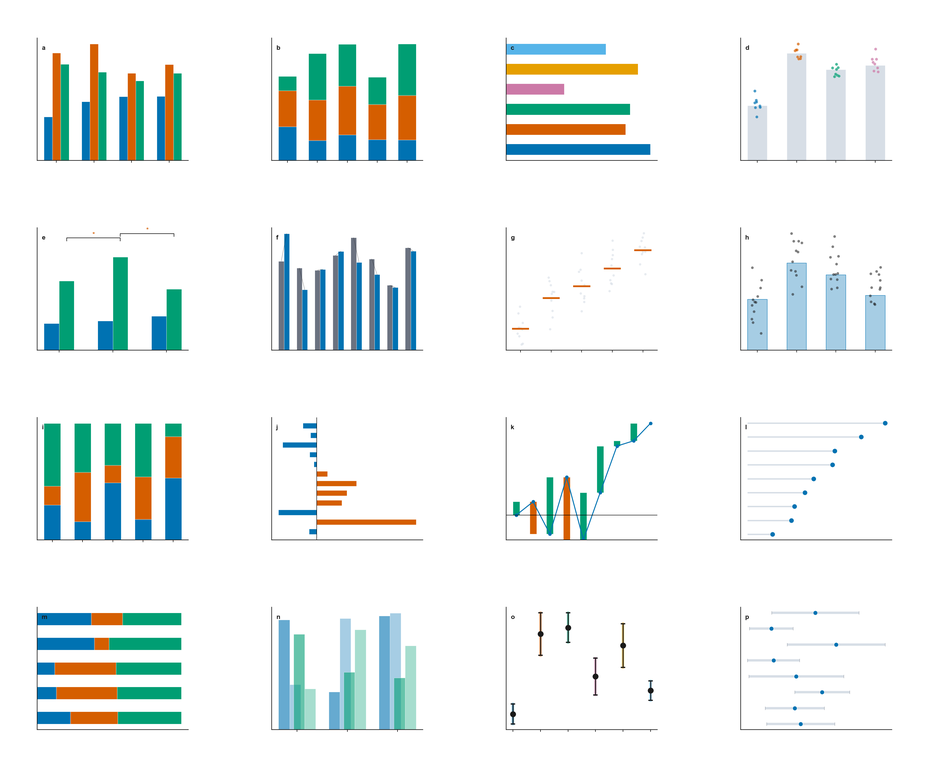
#> input picture assets/chart-atlas/atlas-01-bar-charts.png, 929 x 760 px, shrunk from 3300 x 2700 before the run
$ python grayscale_proof.py ../assets/chart-atlas/atlas-01-bar-charts.png
#> lines starting #> are read from the running program, lines starting #| are printed output that depends on the picture
"""为科研图生成灰度可读性校样。"""

from __future__ import annotations

import argparse
from pathlib import Path

from PIL import Image, ImageOps


def create_grayscale_proof(input_path: Path, output_path: Path) -> Path:
    """按标准亮度转换 PNG，并在有透明通道时保留原透明度。"""
    if not input_path.is_file():
        raise FileNotFoundError(f"未找到输入图像：{input_path}")

    with Image.open(input_path) as source:
#> source is the input picture: PIL image 929x760 RGBA; mean R, G, B, A 235.7, 241.3, 239.9, 255
        rgba = source.convert("RGBA")
        # 灰度校样只改变颜色信息，保留透明元素的覆盖关系以便真实审查。
        luminance = ImageOps.grayscale(rgba.convert("RGB"))
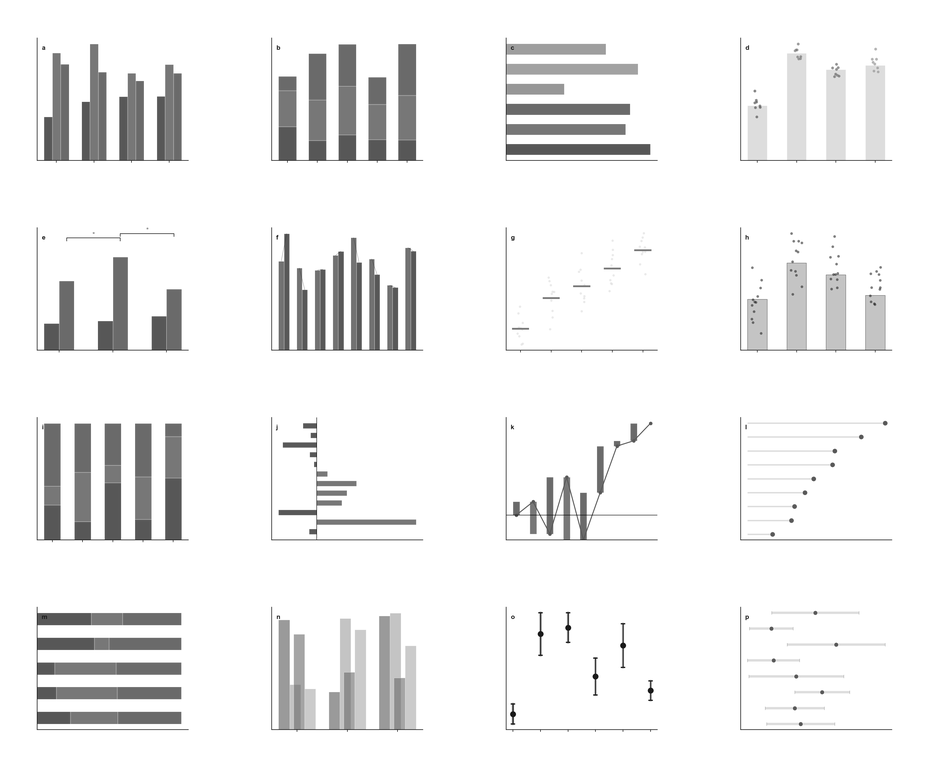
#> luminance: PIL image 929x760 L; min 1, max 255, mean 239.4
        proof = Image.merge("LA", (luminance, rgba.getchannel("A"))).convert("RGBA")
        output_path.parent.mkdir(parents=True, exist_ok=True)
        proof.save(output_path)

    return output_path


def main() -> None:
    parser = argparse.ArgumentParser(description="为科研图生成灰度可读性校样")
    parser.add_argument("input", type=Path, help="待审查的 PNG 预览图")
    parser.add_argument("--output", type=Path, help="灰度校样输出路径")
    args = parser.parse_args()

    output_path = args.output or args.input.with_name(f"{args.input.stem}-grayscale.png")
    proof_path = create_grayscale_proof(args.input, output_path)
    print(f"[GRAY PROOF] {proof_path}")


if __name__ == "__main__":
    main()

$ run again, on assets/chart-atlas/atlas-03-heatmaps.png
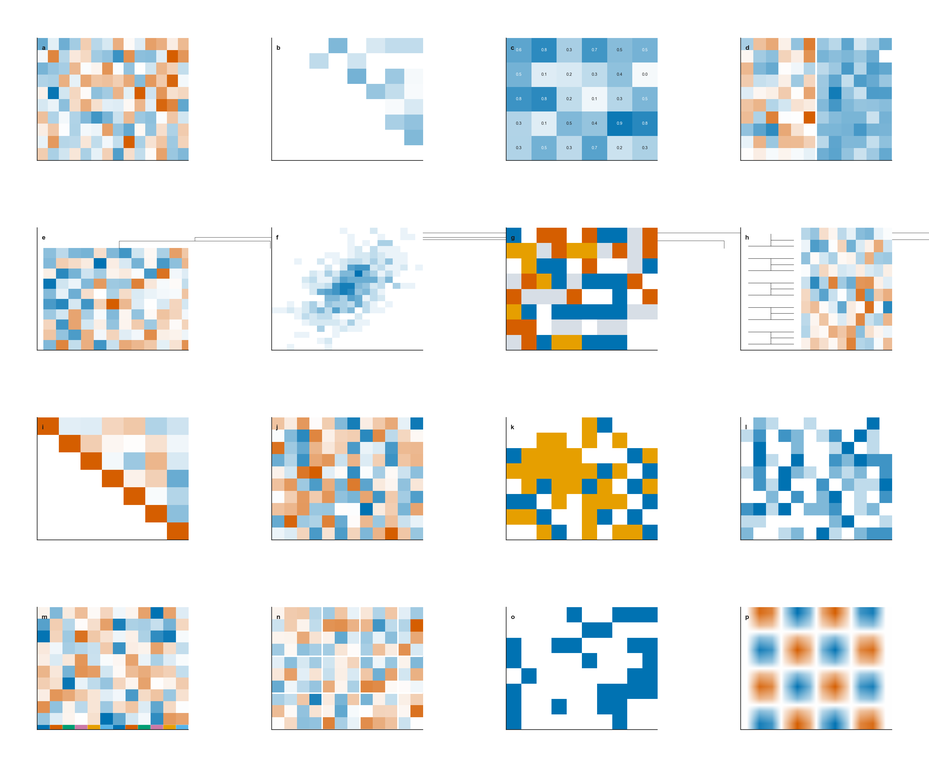
#> input picture assets/chart-atlas/atlas-03-heatmaps.png, 929 x 760 px, shrunk from 3300 x 2700 before the run
#> in create_grayscale_proof, source is the input picture: PIL image 929x760 RGBA; mean R, G, B, A 229.8, 233.7, 233.2, 255
#> in create_grayscale_proof, `luminance = ImageOps.grayscale(rgba.convert("RGB"))`:
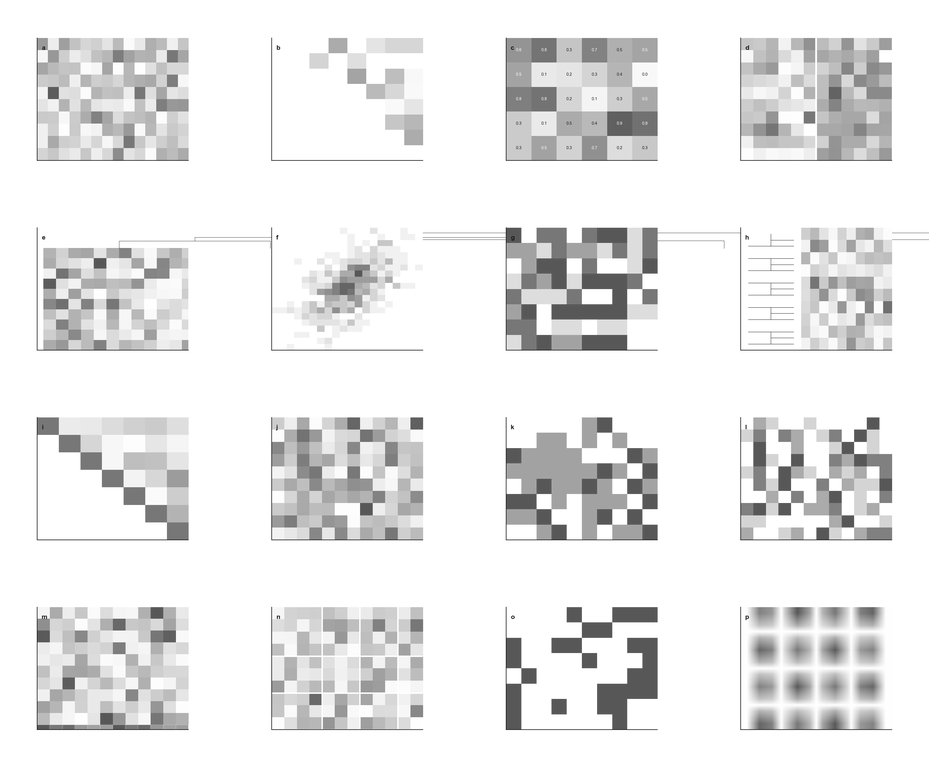
#> luminance: PIL image 929x760 L; min 21, max 255, mean 232.5

$ run again, on assets/chart-atlas/atlas-04-distributions.png
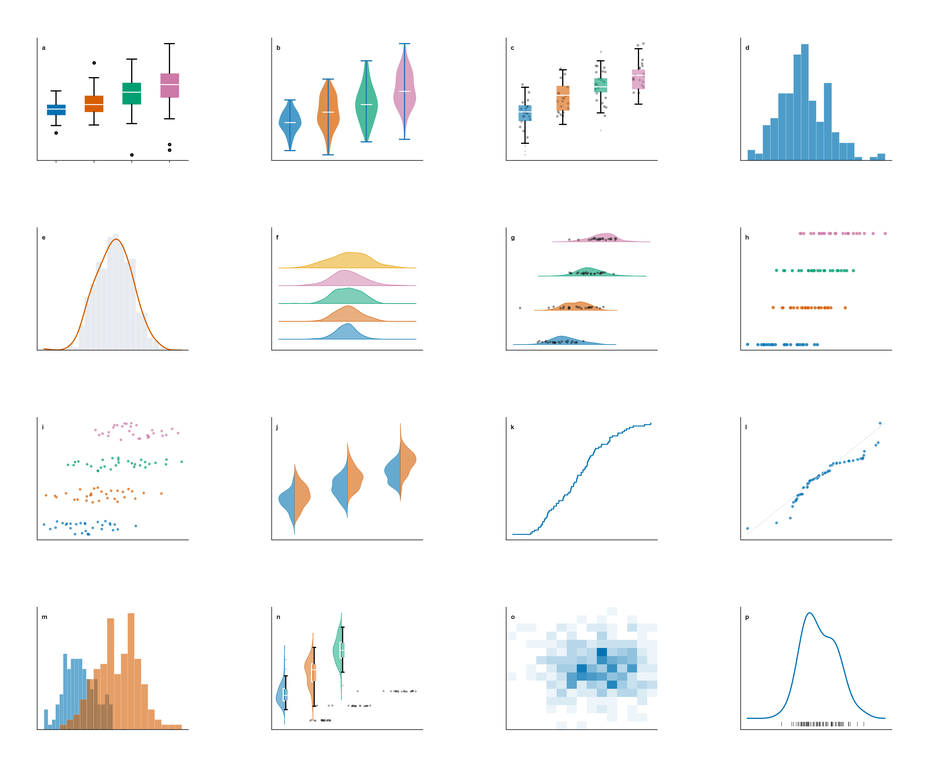
#> input picture assets/chart-atlas/atlas-04-distributions.png, 929 x 760 px, shrunk from 3300 x 2700 before the run
#> in create_grayscale_proof, source is the input picture: PIL image 929x760 RGBA; mean R, G, B, A 248, 248.9, 249, 255
#> in create_grayscale_proof, `luminance = ImageOps.grayscale(rgba.convert("RGB"))`:
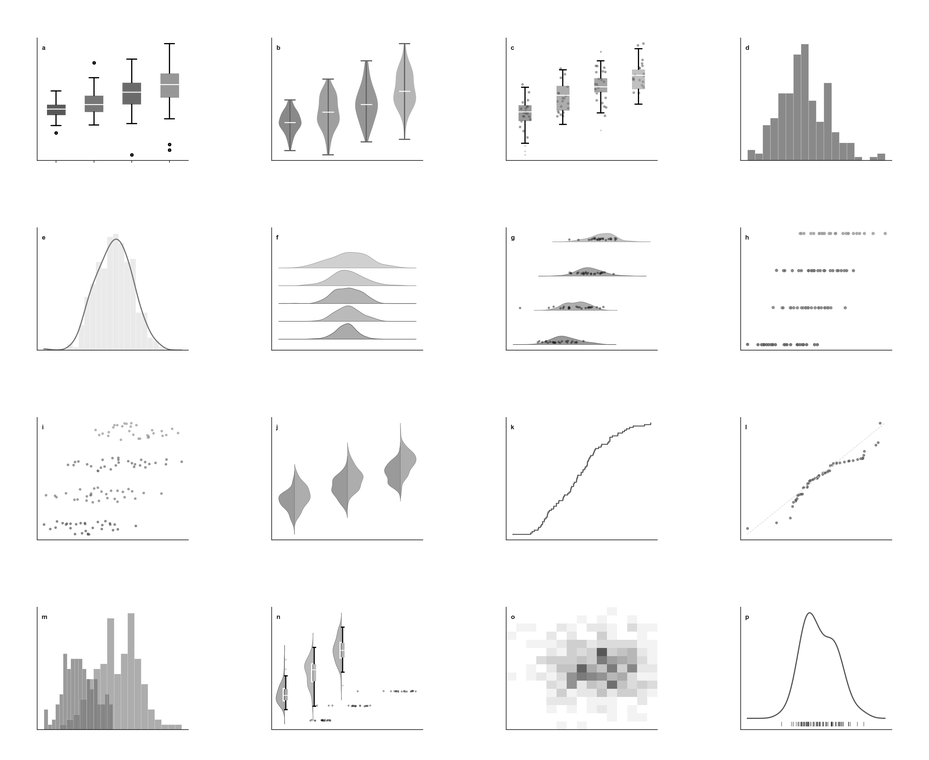
#> luminance: PIL image 929x760 L; min 0, max 255, mean 248.7

$ run again, on assets/chart-atlas/atlas-05-volcano-special.png
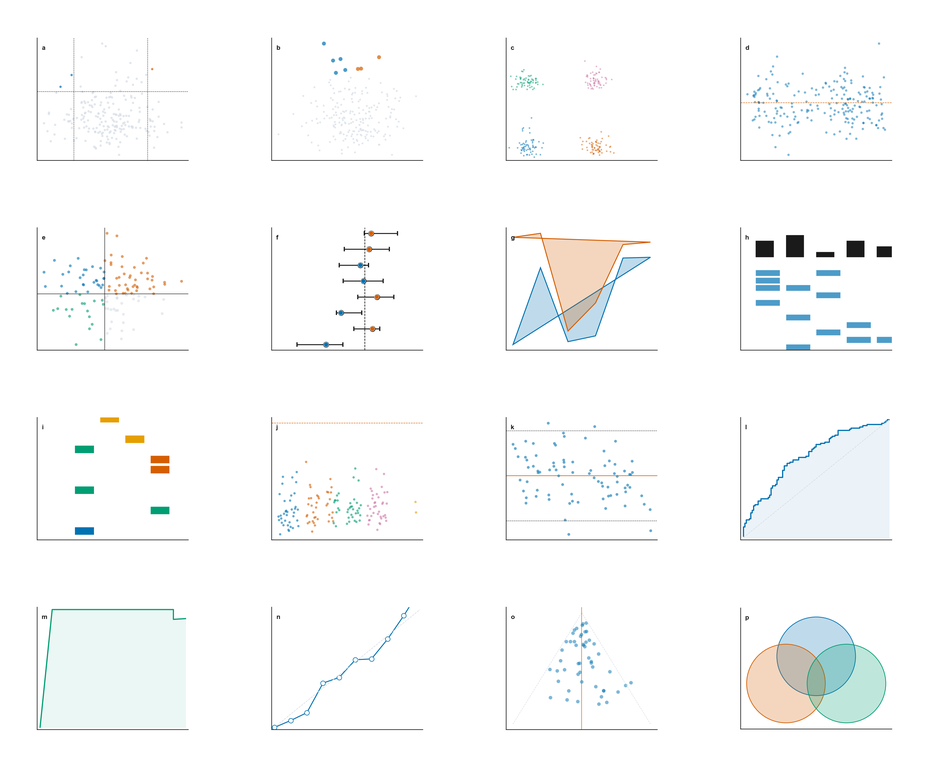
#> input picture assets/chart-atlas/atlas-05-volcano-special.png, 929 x 760 px, shrunk from 3300 x 2700 before the run
#> in create_grayscale_proof, source is the input picture: PIL image 929x760 RGBA; mean R, G, B, A 249.3, 250.4, 250.3, 255
#> in create_grayscale_proof, `luminance = ImageOps.grayscale(rgba.convert("RGB"))`:
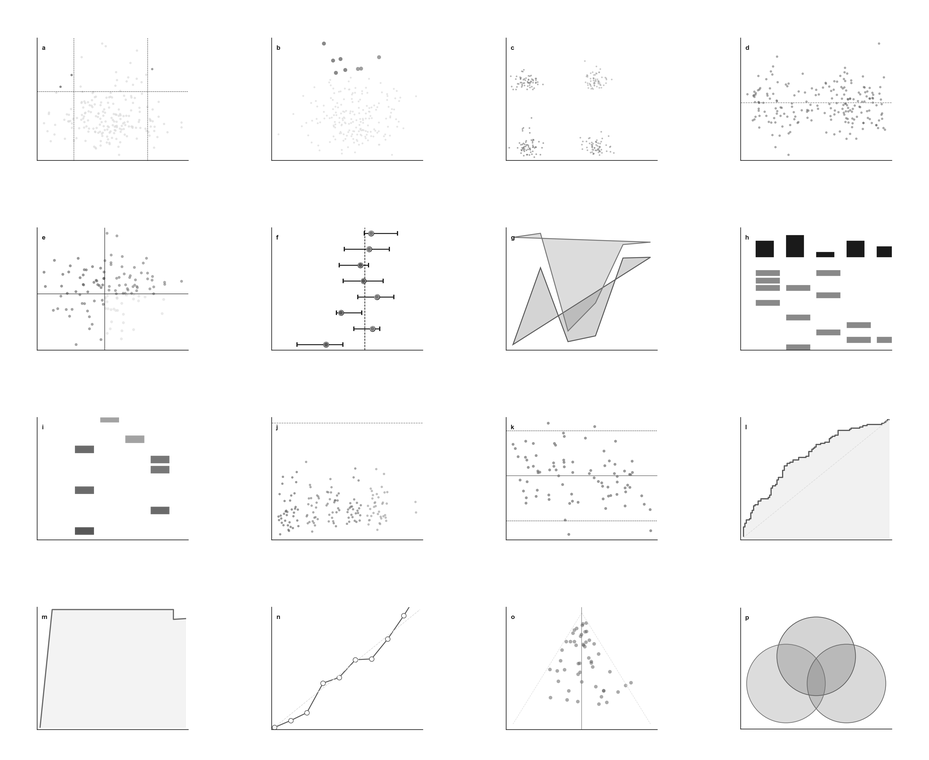
#> luminance: PIL image 929x760 L; min 0, max 255, mean 250
